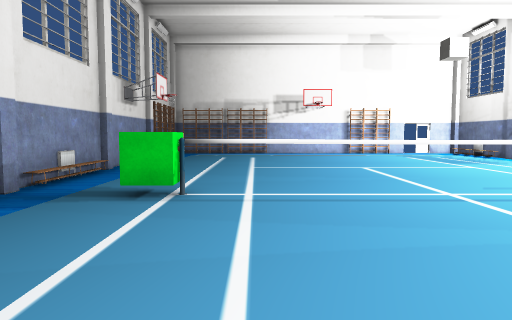
[1] (above)

14 first-person views from a walk through a 3-D level made in the Unity game engine. The camera is 1.2 m above the floor, tilts 4° down and sees 70° across. Doors are open. The floor is counted in squares, 1 m on a side. Each view is taken from the middle of a square. On the plan, view 1 faces up. The plan holds only what a view shows up to about 15 squares ahead; the rest is blank. The player is left out. Some surface patterns are stand-ins.

[2]
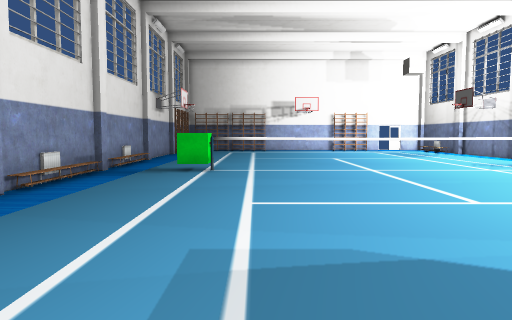

[3]
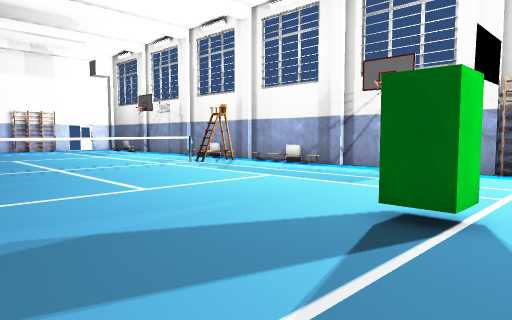

[4]
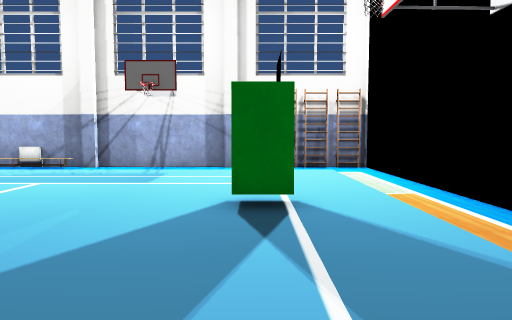

[5]
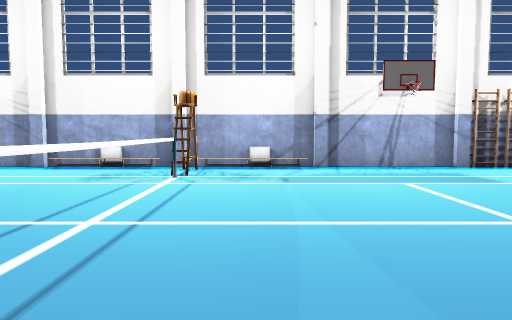

[6]
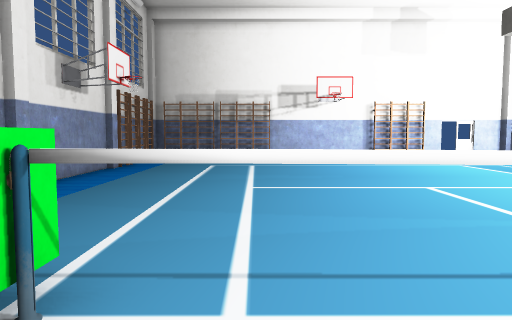

[7]
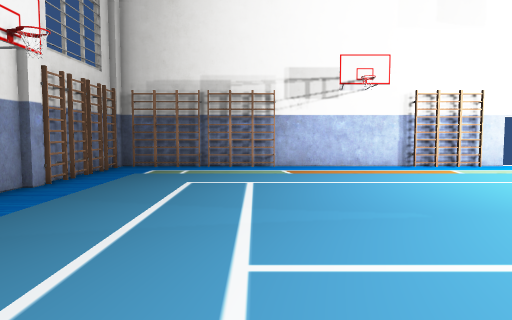

[8]
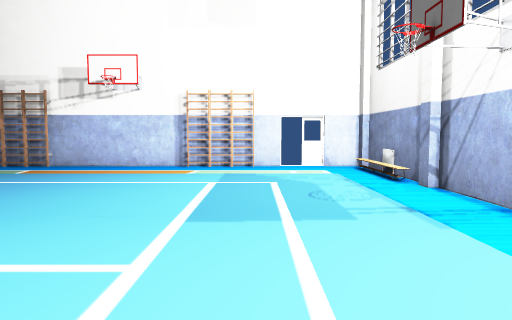

[9]
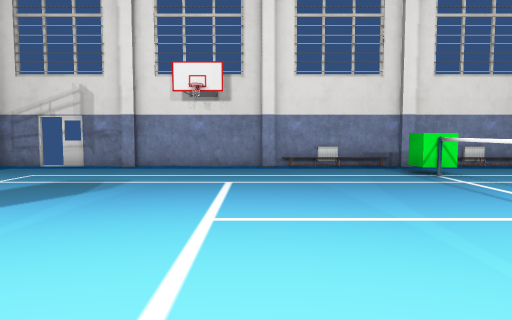

[10]
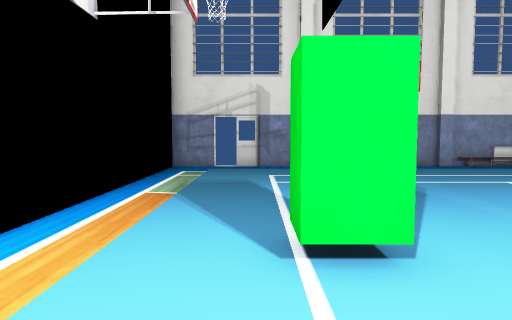

[11]
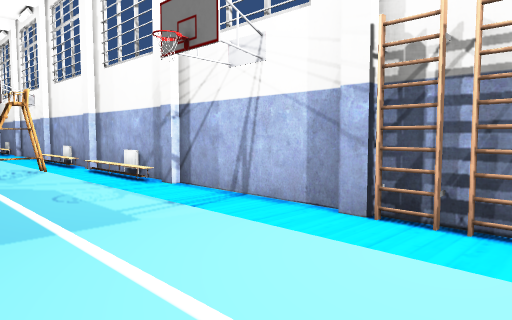

[12]
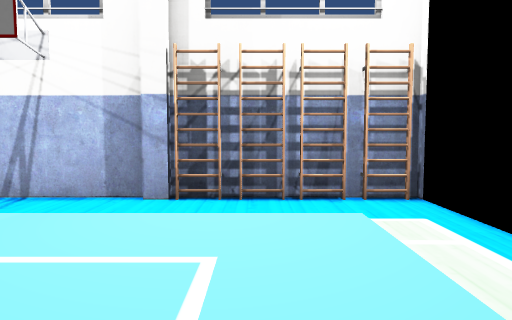

[13]
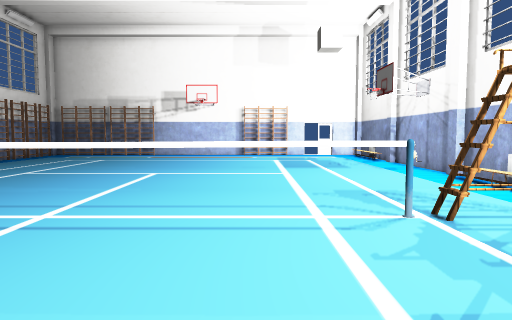

[14]
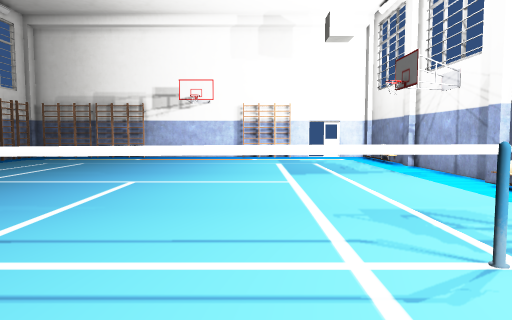

### Floor plan
Key: @ floor where view 1 was taken; # wall or solid block; . floor; / step, stairs or slope; D open door; C green cube; P pole; T thing the floor can be seen under or through; B green block; L ladder; R radiator; H chair; O other object.
Columns run from 6 left of view 1 to 14 right of it. Each row starts with its distance up from view 1.
 25 ##LL#LL######LL#DD###
 24 #L..................#
 23 #L.................O#
 22 #L.................R#
 21 #L.................O#
 20 #L.................O#
 19 ##..................#
 18 #...................#
 17 #...................#
 16 #...................#
 15 #...................#
 14 #/..................#
 13 #/..................#
 12 #/.................O#
 11 #/.................O#
 10 #/.................R#
  9 #/.................O#
  8 #/..C...............#
  7 #/..CPTTTTTTTTTPHH.O#
  6 #/.................O#
  5 #/.................R#
  4 #/.................O#
  3 #/..................#
  2 #...................#
  1 #...................#
  0 #.....@.............#
 -1 #...................#
 -2 #...................#
 -3 #..................##
 -4 #..........BB......L#
 -5 D..................L#
 -6 D..................##
 -7 #..................L
 -8 ##                 #

Where each view was taken, in squares from view 1:
view 1: 0 up, 0 right, facing up
view 2: 5 down, 0 right, facing up
view 3: 6 down, 0 right, facing up-right
view 4: 4 down, 1 left, facing right
view 5: 5 up, 1 left, facing right
view 6: 5 up, 0 right, facing up
view 7: 10 up, 0 right, facing up
view 8: 10 up, 9 right, facing up
view 9: 2 up, 9 right, facing left
view 10: 5 down, 9 right, facing left
view 11: 6 down, 8 right, facing up-right
view 12: 5 down, 6 right, facing right
view 13: 2 up, 7 right, facing up
view 14: 4 up, 7 right, facing up
